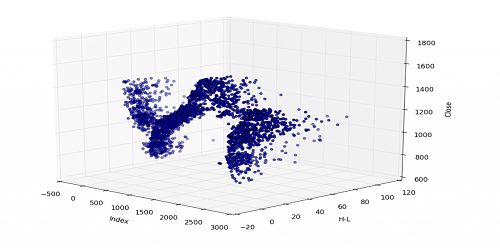
#> input picture 3D-Matplotlib.png, 500 x 250 px
$ python 05_1test.py
#> lines starting #> are read from the running program, lines starting #| are printed output that depends on the picture
import cv2
import numpy as np

img1 = cv2.imread('3D-Matplotlib.png')
#> img1 is the input picture: shape (250, 500, 3); mean B, G, R 240.9, 235.7, 235.7
img2 = cv2.imread('mainsvmimage.png')
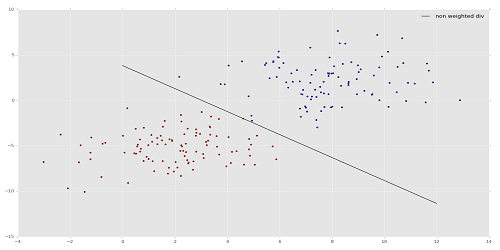
#> input picture mainsvmimage.png, 500 x 250 px
#> img2 is the input picture: shape (250, 500, 3); mean B, G, R 231.8, 231.6, 231.8

rows,cols,channels = img2.shape
#> rows = 250; cols = 500; channels = 3
roi = img1[0:rows,0:cols]

#img2gray = cv2.cvtColor(img2,cv2.COLOR_BGR2GRAY)
#ret,mask = cv2.threshold(img2gray,220,255,cv2.THRESH_BINARY_INV)

add = img1 + img2
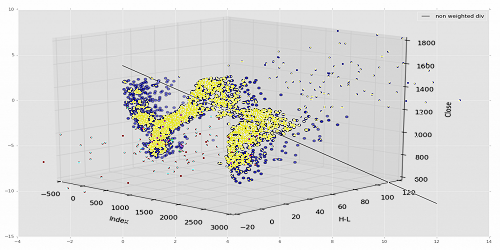
#> add: shape (250, 500, 3); mean B, G, R 217.4, 219.7, 219.8
add = cv2.add(img1,img2)
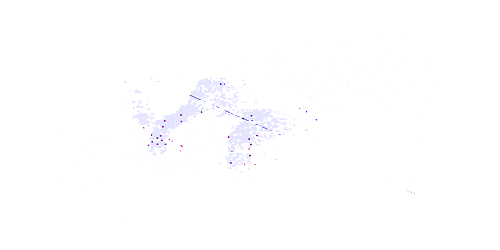
#> add: shape (250, 500, 3); mean B, G, R 254.9, 254.2, 254.2
weighted = cv2.addWeighted(img1,0.3,img2,0.7,0)
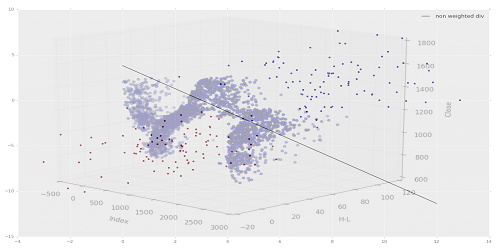
#> weighted: shape (250, 500, 3); mean B, G, R 234.5, 232.9, 233

cv2.imshow('add',weighted)
cv2.waitKey(0)
#> (the run stopped early here; a loop or call above may not have finished)
